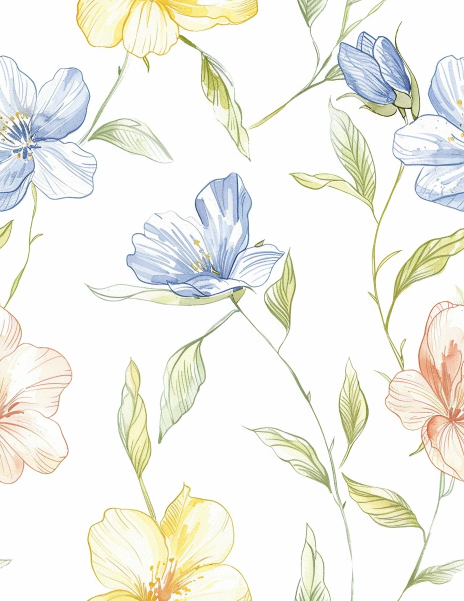
#> input picture image_processing/data/flower1.png, 928 x 1202 px (shown at 1/2 size)
$ python week02_cv_demo.py   (older library calls are emulated)
#> lines starting #> are read from the running program, lines starting #| are printed output that depends on the picture; after the words box and inside, x2 and y2 are one past the last pixel; in counts of white or black regions, pixels touching at a corner belong together
# 第2周：增强、边缘、形态学 + 轮廓计数

from pathlib import Path
import cv2
import numpy as np

data_dir = Path(__file__).parent / "data"
out_dir = Path(__file__).parent / "output_week02"
out_dir.mkdir(exist_ok=True)


def read_img(path):
    buf = np.fromfile(str(path), dtype=np.uint8)
    return cv2.imdecode(buf, cv2.IMREAD_COLOR)
#> returned value is the input picture: shape (1202, 928, 3); mean B, G, R 233.8, 241.3, 241.2


def save_img(path, img):
    ext = path.suffix if path.suffix else ".png"
    ok, buf = cv2.imencode(ext, img)
    if ok:
        buf.tofile(str(path))


def make_coins_img():
    # 自己画几枚“硬币”，方便做计数实验
    img = np.ones((400, 600, 3), dtype=np.uint8) * 230
    centers = [(120, 120), (280, 140), (450, 130), (180, 280), (360, 290)]
    for (x, y) in centers:
        cv2.circle(img, (x, y), 55, (40, 40, 40), -1)
        cv2.circle(img, (x, y), 55, (20, 20, 20), 2)
    path = data_dir / "coins_demo.png"
    save_img(path, img)
    return path


# ---------- 1) 用花图做增强和边缘 ----------
flower = data_dir / "flower1.png"
img = read_img(flower)
if img is None:
    raise RuntimeError("读不到 flower1.png")

# 缩小一点，处理快一些
h, w = img.shape[:2]
#> h = 1202; w = 928
img = cv2.resize(img, (w // 2, h // 2))
gray = cv2.cvtColor(img, cv2.COLOR_BGR2GRAY)

# 亮度对比度：new = gray * alpha + beta
bright = cv2.convertScaleAbs(gray, alpha=1.3, beta=30)

# 直方图均衡
eq = cv2.equalizeHist(gray)

# 滤波去噪
blur = cv2.GaussianBlur(gray, (5, 5), 0)

# Sobel / Canny
sobelx = cv2.Sobel(blur, cv2.CV_64F, 1, 0, ksize=3)
sobely = cv2.Sobel(blur, cv2.CV_64F, 0, 1, ksize=3)
sobel = cv2.convertScaleAbs(cv2.magnitude(sobelx, sobely))
canny = cv2.Canny(blur, 80, 160)
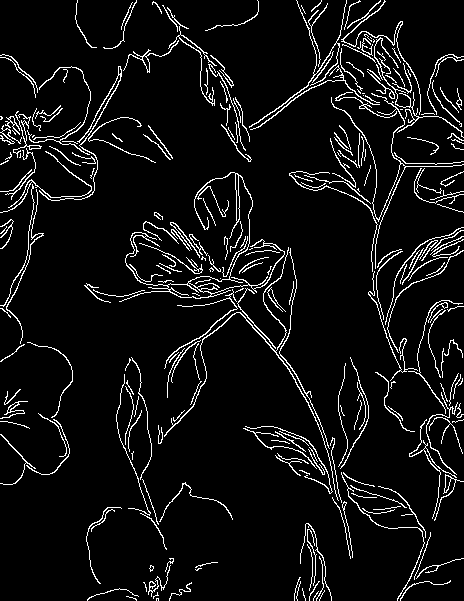
#> canny: shape (601, 464); 6.7% white in thin lines or dots

# 形态学
kernel = cv2.getStructuringElement(cv2.MORPH_ELLIPSE, (5, 5))
erode = cv2.erode(canny, kernel, iterations=1)
#> erode: shape (601, 464); every value is 0
dilate = cv2.dilate(canny, kernel, iterations=1)
#> dilate: shape (601, 464); 26.5% white; 20 white regions, largest, box (x1, y1, x2, y2) and area: (0, 0, 464, 523) 40554, (82, 170, 464, 601) 22616, (114, 355, 235, 552) 3490
opened = cv2.morphologyEx(canny, cv2.MORPH_OPEN, kernel)
closed = cv2.morphologyEx(canny, cv2.MORPH_CLOSE, kernel)
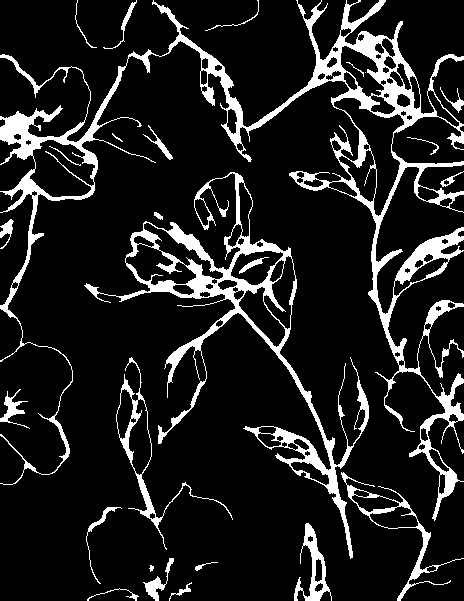
#> closed: shape (601, 464); 12.6% white; 26 white regions (1 under 20 px), largest, box (x1, y1, x2, y2) and area: (0, 0, 464, 521) 19930, (84, 172, 369, 559) 9434, (116, 357, 233, 550) 1264

save_img(out_dir / "flower_bright.png", bright)
save_img(out_dir / "flower_equalize.png", eq)
save_img(out_dir / "flower_blur.png", blur)
save_img(out_dir / "flower_sobel.png", sobel)
save_img(out_dir / "flower_canny.png", canny)
save_img(out_dir / "flower_erode.png", erode)
save_img(out_dir / "flower_dilate.png", dilate)
save_img(out_dir / "flower_open.png", opened)
save_img(out_dir / "flower_close.png", closed)
print("花图增强/边缘/形态学结果已保存")

# ---------- 2) 小实验：硬币轮廓计数 ----------
coins_path = make_coins_img()
#> after the loop in make_coins_img, `for (x, y) in centers:`:
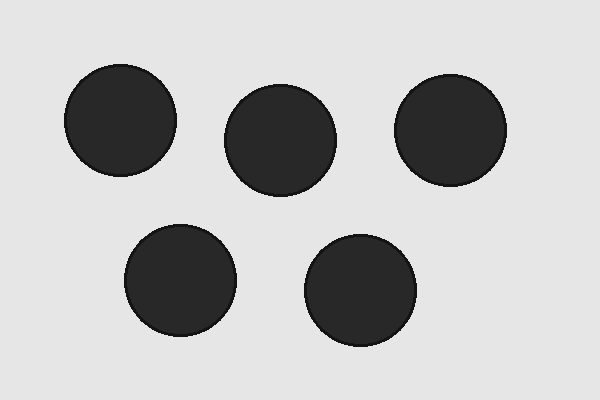
#> img: shape (400, 600, 3); min 20, max 230, mean 189.9
coins = read_img(coins_path)
coins_gray = cv2.cvtColor(coins, cv2.COLOR_BGR2GRAY)
coins_blur = cv2.GaussianBlur(coins_gray, (5, 5), 0)

# 阈值：把深色圆和背景分开
_, binary = cv2.threshold(coins_blur, 0, 255, cv2.THRESH_BINARY_INV + cv2.THRESH_OTSU)
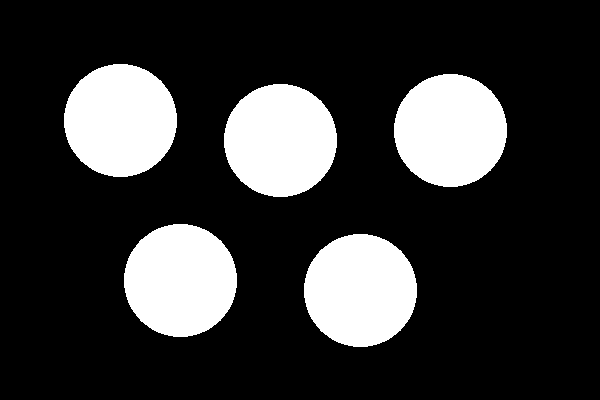
#> binary: shape (400, 600); 20.9% white; 5 white regions

# 闭运算，把圆补完整一点
kernel2 = cv2.getStructuringElement(cv2.MORPH_ELLIPSE, (7, 7))
binary2 = cv2.morphologyEx(binary, cv2.MORPH_CLOSE, kernel2, iterations=2)

contours, _ = cv2.findContours(binary2, cv2.RETR_EXTERNAL, cv2.CHAIN_APPROX_SIMPLE)
#> contours = 5 contours; box (x1, y1, x2, y2) and area: (304, 234, 417, 347) 9866, (124, 224, 237, 337) 9866, (224, 84, 337, 197) 9866, (394, 74, 507, 187) 9866, (64, 64, 177, 177) 9866

# 过滤太小的噪点
good = []
for cnt in contours:
    area = cv2.contourArea(cnt)
    if area > 800:
        good.append(cnt)
#> this loop made 5 passes
#> after the loop, good has the same summary as contours

result = coins.copy()
cv2.drawContours(result, good, -1, (0, 0, 255), 2)
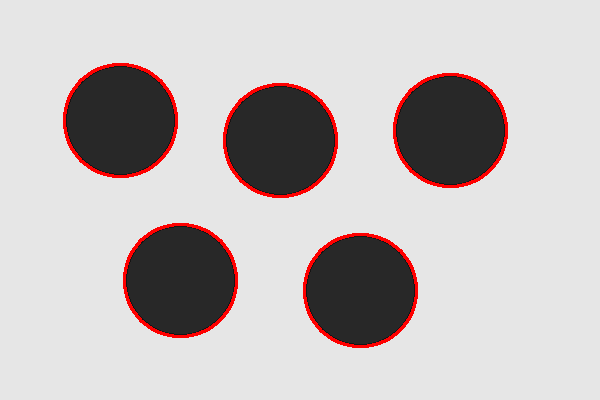
#> result: shape (400, 600, 3); 2.53% of pixels changed, all inside (x1, y1, x2, y2) = (63, 63, 508, 348)
for i, cnt in enumerate(good, 1):
    x, y, ww, hh = cv2.boundingRect(cnt)
    cv2.putText(result, str(i), (x + ww // 2 - 10, y + hh // 2),
                cv2.FONT_HERSHEY_SIMPLEX, 0.8, (0, 255, 0), 2)
#> this loop made 5 passes
#> (x, y) on passes 1 to 5: (304, 234), (124, 224), (224, 84), (394, 74), (64, 64)
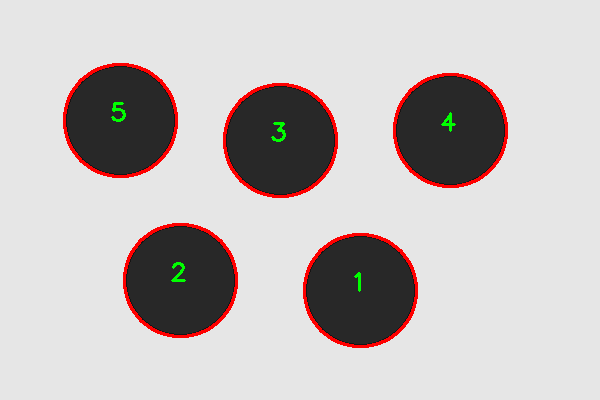
#> result: shape (400, 600, 3); 0.24% of pixels changed, all inside (x1, y1, x2, y2) = (111, 102, 456, 292)

save_img(out_dir / "coins_binary.png", binary2)
save_img(out_dir / "coins_count_ok.png", result)
print("硬币计数（较好结果）：检测到", len(good), "个")
#| 硬币计数（较好结果）：检测到 5 个

# ---------- 3) 失败样例：阈值设太离谱 ----------
_, bad_bin = cv2.threshold(coins_blur, 250, 255, cv2.THRESH_BINARY_INV)
#> bad_bin: shape (400, 600); every value is 255
bad_contours, _ = cv2.findContours(bad_bin, cv2.RETR_EXTERNAL, cv2.CHAIN_APPROX_SIMPLE)
#> bad_contours = [[[0, 0], [0, 399], [599, 399], [599, 0]]]
bad_result = coins.copy()
cv2.drawContours(bad_result, bad_contours, -1, (255, 0, 0), 2)
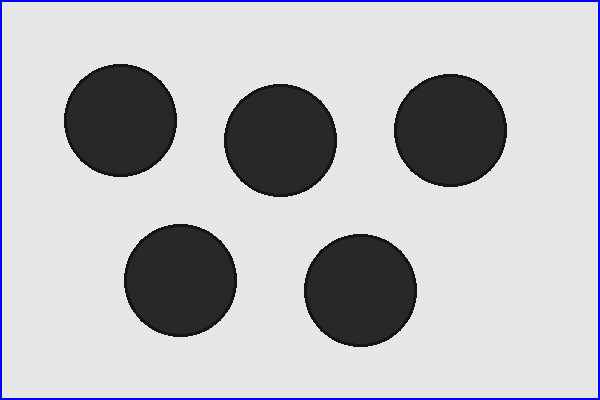
#> bad_result: shape (400, 600, 3); 1.66% of pixels changed, all inside (x1, y1, x2, y2) = (0, 0, 600, 400)
save_img(out_dir / "coins_count_bad.png", bad_result)
print("失败样例：阈值乱设，轮廓数=", len(bad_contours))
#| 失败样例：阈值乱设，轮廓数= 1

print("\n结果在 output_week02 文件夹")
print("小实验：轮廓提取 + 硬币计数")

$ run again, with image_processing/data/flower2.png copied over image_processing/data/flower1.png
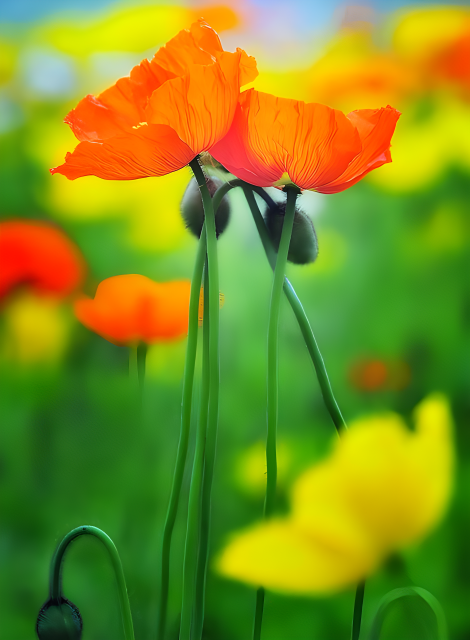
#> input picture image_processing/data/flower2.png, 940 x 1280 px (shown at 1/2 size)
#> in read_img, returned value is the input picture: shape (1280, 940, 3); mean B, G, R 29.4, 142.4, 126
#> `canny = cv2.Canny(blur, 80, 160)`:
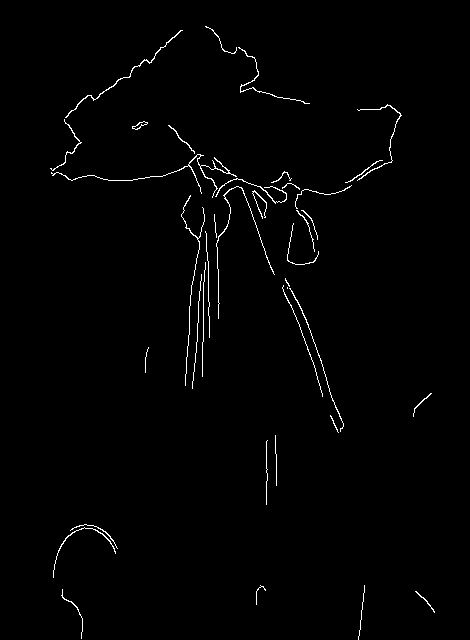
#> canny: shape (640, 470); 1.2% white in thin lines or dots, all inside (x1, y1, x2, y2) = (50, 26, 435, 640)
#> erode: shape (640, 470); every value is 0
#> dilate: shape (640, 470); 5.5% white; 14 white regions, largest, box (x1, y1, x2, y2) and area: (48, 28, 404, 321) 7974, (179, 193, 212, 391) 2917, (280, 276, 346, 435) 1713
#> `closed = cv2.morphologyEx(canny, cv2.MORPH_CLOSE, kernel)`:
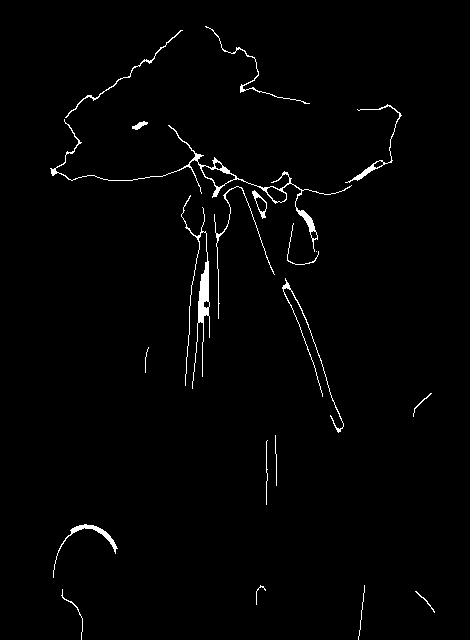
#> closed: shape (640, 470); 1.5% white in thin lines or dots, all inside (x1, y1, x2, y2) = (50, 26, 435, 640)
#> binary: shape (400, 600); 20.9% white; 5 white regions
#> contours = 5 contours; box (x1, y1, x2, y2) and area: (304, 234, 417, 347) 9866, (124, 224, 237, 337) 9866, (224, 84, 337, 197) 9866, (394, 74, 507, 187) 9866, (64, 64, 177, 177) 9866
#> the loop `for cnt in contours:` made 5 passes
#> after the loop `for cnt in contours:`: good has the same summary as contours
#> the loop `for i, cnt in enumerate(good, 1):` made 5 passes
#> (x, y) on passes 1 to 5: (304, 234), (124, 224), (224, 84), (394, 74), (64, 64)
#| 硬币计数（较好结果）：检测到 5 个
#> bad_bin: shape (400, 600); every value is 255
#> bad_contours = [[[0, 0], [0, 399], [599, 399], [599, 0]]]
#> bad_result: shape (400, 600, 3); mean B, G, R 190.3, 186.1, 186.1
#| 失败样例：阈值乱设，轮廓数= 1

$ run again, with image_processing/data/flower3.png copied over image_processing/data/flower1.png
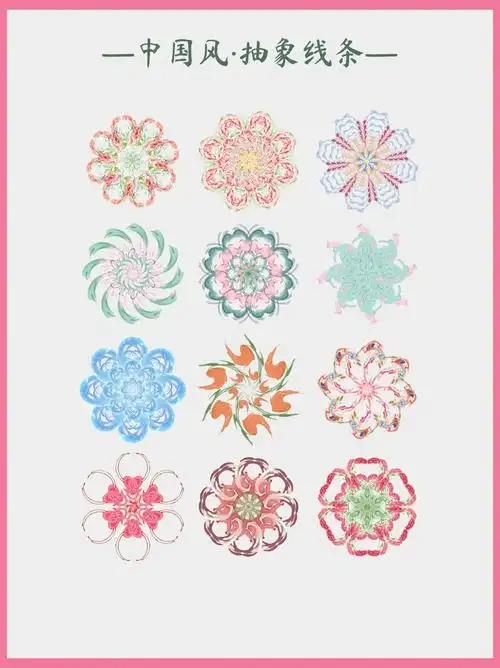
#> input picture image_processing/data/flower3.png, 500 x 668 px
#> in read_img, returned value is the input picture: shape (668, 500, 3); mean B, G, R 222.6, 221.6, 231
#> `canny = cv2.Canny(blur, 80, 160)`:
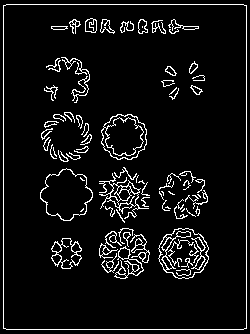
#> canny: shape (334, 250); 6.8% white in thin lines or dots
#> erode: shape (334, 250); every value is 0
#> dilate: shape (334, 250); 27% white; 15 white regions, largest, box (x1, y1, x2, y2) and area: (1, 2, 249, 332) 5652, (156, 226, 211, 281) 2240, (97, 226, 152, 281) 2221
#> `closed = cv2.morphologyEx(canny, cv2.MORPH_CLOSE, kernel)`:
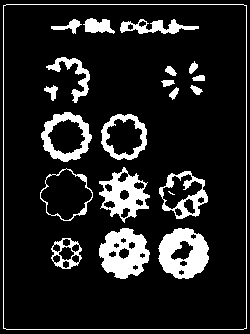
#> closed: shape (334, 250); 13.3% white; 21 white regions (1 under 20 px), largest, box (x1, y1, x2, y2) and area: (158, 228, 209, 279) 1696, (99, 228, 150, 279) 1664, (99, 167, 150, 223) 1299
#> buf = 9805 values, max 255 at index 53, min 0 at index 8, mean 124.4
#> binary: shape (400, 600); 20.9% white; 5 white regions
#> contours = 5 contours; box (x1, y1, x2, y2) and area: (304, 234, 417, 347) 9866, (124, 224, 237, 337) 9866, (224, 84, 337, 197) 9866, (394, 74, 507, 187) 9866, (64, 64, 177, 177) 9866
#> the loop `for cnt in contours:` made 5 passes
#> after the loop `for cnt in contours:`: good has the same summary as contours
#> the loop `for i, cnt in enumerate(good, 1):` made 5 passes
#> (x, y) on passes 1 to 5: (304, 234), (124, 224), (224, 84), (394, 74), (64, 64)
#| 硬币计数（较好结果）：检测到 5 个
#> bad_bin: shape (400, 600); every value is 255
#> bad_contours = [[[0, 0], [0, 399], [599, 399], [599, 0]]]
#> bad_result: shape (400, 600, 3); mean B, G, R 190.3, 186.1, 186.1
#| 失败样例：阈值乱设，轮廓数= 1
